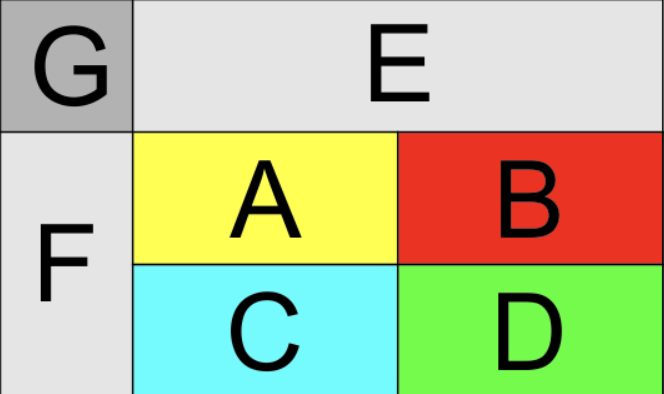
#> input picture imagecopy.png, 664 x 394 px
$ python main.py
#> lines starting #> are read from the running program, lines starting #| are printed output that depends on the picture
import cv2

# Učitaj sliku
img = cv2.imread("imagecopy.png")
#> img is the input picture: shape (394, 664, 3); mean B, G, R 152.6, 196.6, 186.3

# Izdvoji region F: [y1:y2, x1:x2] = [50:150, 0:50]
region_F = img[50:150, 0:50]
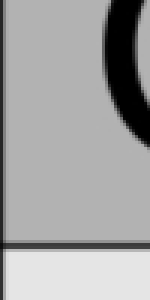
#> region_F: shape (100, 50, 3) (shown 3 times larger); min 0, max 229, mean 162.5

# Sačuvaj kao posebnu sliku
cv2.imwrite("region_F.png", region_F)
